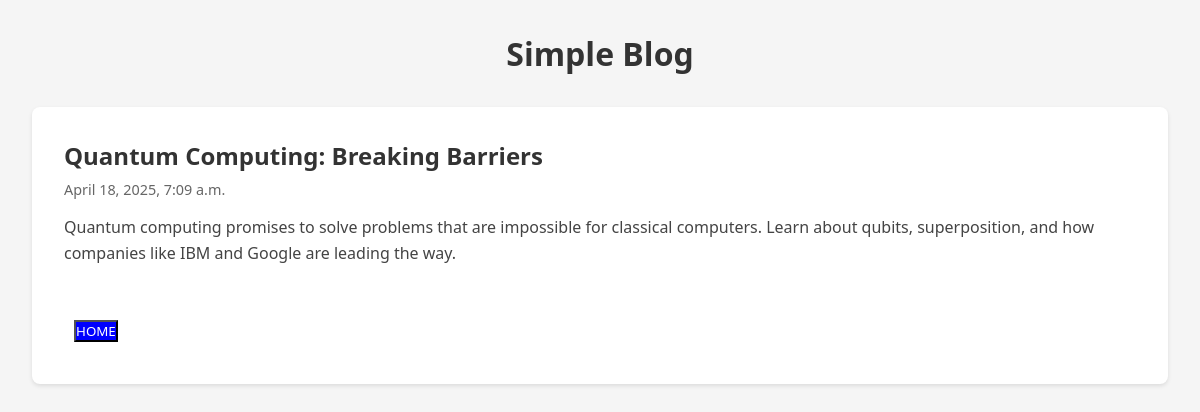
Screenshot of /post/2 with the database file from the repository.
### posts/models.py (models this page shows)
class Post(models.Model):
    title = models.CharField(max_length=50)
    body = models.TextField(max_length=3_000_000_000)
    created_at = models.DateTimeField(auto_now_add=True)

### posts/views.py (the view)
# urls.py: path("post/<str:pk>", views.post, name="post"),
def post(request, pk):
    post = Post.objects.get(pk=pk)
    return render(request, "post.html", {"post": post})

### templates/post.html (shortened to what this page needs)
<!DOCTYPE html>
<html lang="en">
  <head>
  </head>
  <body>
    <div class="container">
      <h1>Simple Blog</h1>
      <div class="post-container">
        <div class="post">
          <h2 class="post-title">{{ post.title }}</h2>
          <div class="post-date">{{post.created_at}}</div>
          <p class="post-body">{{ post.body}}</p>
          <br /><br />
          <a href="/"><button>HOME</button></a>
        </div>
      </div>
    </div>
  </body>
</html>

### templates/post.html (style rules this page uses)
* { margin: 0; padding: 0; box-sizing: border-box; font-family: "Segoe UI", Tahoma, Geneva, Verdana, sans-serif; }
body { background-color: #f5f5f5; padding: 2rem; }
.container { max-width: 1200px; margin: 0 auto; }
.post-container { display: flex; flex-direction: column; gap: 2rem; }
.post { background-color: white; padding: 2rem; border-radius: 8px; box-shadow: 0 2px 4px rgba(0, 0, 0, 0.1); transition: transform 0.2s; }
.post-title { color: #333; margin-bottom: 0.5rem; }
.post-date { color: #666; font-size: 0.9rem; margin-bottom: 1rem; }
.post-body { color: #444; line-height: 1.6; }
h1 { text-align: center; margin-bottom: 2rem; color: #333; }
a { text-decoration: none; }
button { background-color: blue; color: white; margin: 10px; }

### rows the page displays
Post: title "Quantum Computing: Breaking Barriers", created_at "April 18, 2025, 7:09 a.m.", body "Quantum computing promises to solve problems that are impossible for classical computers. Learn about qubits, superposition, and how companies like IBM and Google are leading the way."
